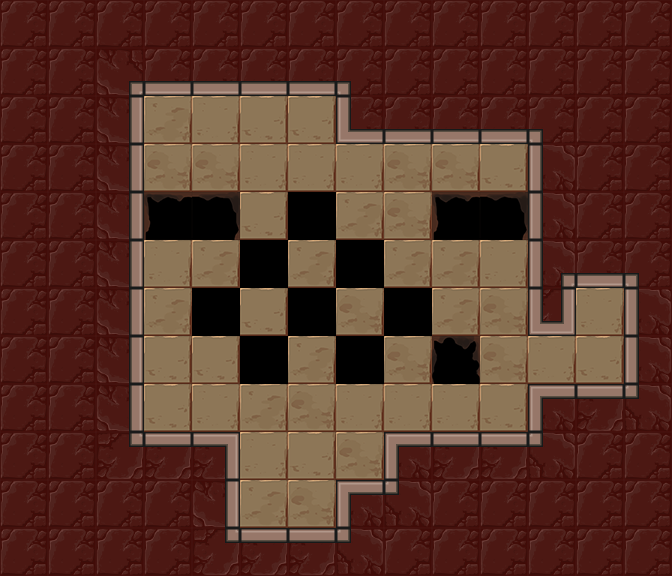

This is a level from a 2D game, rendered from its Tiled map with the project's own tilesets. A one-line summary and the map file follow, with tile-layer data summarised:
An orthogonal 14x12 tile map with 48x48 px tiles, 3 tile layers (Floor, Holes, Walls), 7 tilesets and 22 objects (10x mirror, lightSwitch, lightOrb, player_start, exit).

<map version="1.0" orientation="orthogonal" renderorder="right-down" width="14" height="12" tilewidth="48" tileheight="48" nextobjectid="210">
 <tileset firstgid="1" name="walls" tilewidth="48" tileheight="48" tilecount="42">
  <image source="../../images/kongregate_release/wall_sheet.png" width="336" height="288" />
 </tileset>
 <tileset firstgid="43" name="exit" tilewidth="48" tileheight="48" tilecount="12">
  <image source="../../images/kongregate_release/gate_sheet.png" width="192" height="144" />
 </tileset>
 <tileset firstgid="55" name="floors" tilewidth="48" tileheight="48" tilecount="4">
  <image source="../../images/kongregate_release/floor_sheet.png" width="192" height="48" />
 </tileset>
 <tileset firstgid="59" name="holes" tilewidth="48" tileheight="48" tilecount="24">
  <image source="../../images/kongregate_release/hole_sheet.png" width="288" height="192" />
 </tileset>
 <tileset firstgid="83" name="mirrors" tilewidth="48" tileheight="48" tilecount="4">
  <image source="../../images/kongregate_release/mirror_sheet.png" width="96" height="96" />
 </tileset>
 <tileset firstgid="87" name="orb_sheet" tilewidth="48" tileheight="48" tilecount="9">
  <image source="../../images/kongregate_release/orb_sheet.png" width="144" height="144" />
 </tileset>
 <tileset firstgid="96" name="glass_wall_sheet" tilewidth="48" tileheight="48" tilecount="42">
  <image source="../../images/kongregate_release/glass_wall_sheet.png" width="336" height="288" />
 </tileset>
 <layer name="Floor" width="14" height="12">
  <properties>
   <property name="tileset" value="floors" />
  </properties>
  <data>[168 cells, 47 non-empty, 4 distinct tile ids]</data>
 </layer>
 <layer name="Holes" width="14" height="12">
  <properties>
   <property name="tileset" value="holes" />
  </properties>
  <data>[168 cells, 5 non-empty, 3 distinct tile ids]</data>
 </layer>
 <layer name="Walls" width="14" height="12">
  <properties>
   <property name="tileset" value="walls" />
  </properties>
  <data>[168 cells, 108 non-empty, 14 distinct tile ids]</data>
 </layer>
 <objectgroup name="Objects" visible="0" />
 <objectgroup name="glasswall">
  <object id="191" gid="96" x="192" y="336" width="48" height="48" />
  <object id="192" gid="96" x="240" y="288" width="48" height="48" />
  <object id="193" gid="96" x="240" y="384" width="48" height="48" />
  <object id="194" gid="96" x="288" y="336" width="48" height="48" />
  <object id="196" gid="96" x="288" y="240" width="48" height="48" />
  <object id="198" gid="96" x="336" y="384" width="48" height="48" />
  <object id="208" gid="96" x="384" y="336" width="48" height="48" />
  <object id="209" gid="96" x="336" y="288" width="48" height="48" />
 </objectgroup>
 <objectgroup name="Mirrors">
  <object id="173" type="mirror" gid="2147483732" x="336" y="240" width="48" height="48">
   <properties>
    <property name="sides" value="1" />
   </properties>
  </object>
  <object id="179" type="mirror" gid="1073741908" x="288" y="288" width="48" height="48">
   <properties>
    <property name="sides" value="1" />
   </properties>
  </object>
  <object id="180" type="mirror" gid="84" x="240" y="240" width="48" height="48">
   <properties>
    <property name="sides" value="1" />
   </properties>
  </object>
  <object id="181" type="mirror" gid="3221225556" x="240" y="336" width="48" height="48">
   <properties>
    <property name="sides" value="1" />
   </properties>
  </object>
  <object id="202" type="mirror" gid="1073741908" x="336" y="336" width="48" height="48">
   <properties>
    <property name="sides" value="1" />
   </properties>
  </object>
  <object id="203" type="mirror" gid="2147483732" x="288" y="384" width="48" height="48">
   <properties>
    <property name="sides" value="1" />
   </properties>
  </object>
  <object id="204" type="mirror" gid="2147483732" x="384" y="384" width="48" height="48">
   <properties>
    <property name="sides" value="1" />
   </properties>
  </object>
  <object id="205" type="mirror" gid="1073741908" x="192" y="384" width="48" height="48">
   <properties>
    <property name="sides" value="1" />
   </properties>
  </object>
  <object id="206" type="mirror" gid="2147483732" x="192" y="288" width="48" height="48">
   <properties>
    <property name="sides" value="1" />
   </properties>
  </object>
  <object id="207" type="mirror" gid="2147483732" x="384" y="288" width="48" height="48">
   <properties>
    <property name="sides" value="1" />
   </properties>
  </object>
 </objectgroup>
 <objectgroup name="Light">
  <object id="130" type="lightSwitch" gid="87" x="336" y="480" width="48" height="48" />
  <object id="131" type="lightOrb" gid="91" x="240" y="144" width="48" height="48">
   <properties>
    <property name="direction" value="4096" />
   </properties>
  </object>
 </objectgroup>
 <objectgroup color="#141ba4" name="player_start">
  <object id="132" type="player_start" x="144" y="144" width="48" height="48">
   <properties>
    <property name="direction_facing" value="16" />
    <property name="initial_zoom" value="0.7" />
   </properties>
  </object>
 </objectgroup>
 <objectgroup color="#71a400" name="Exit">
  <object id="133" type="exit" gid="43" x="576" y="336" width="48" height="48" />
 </objectgroup>
</map>
